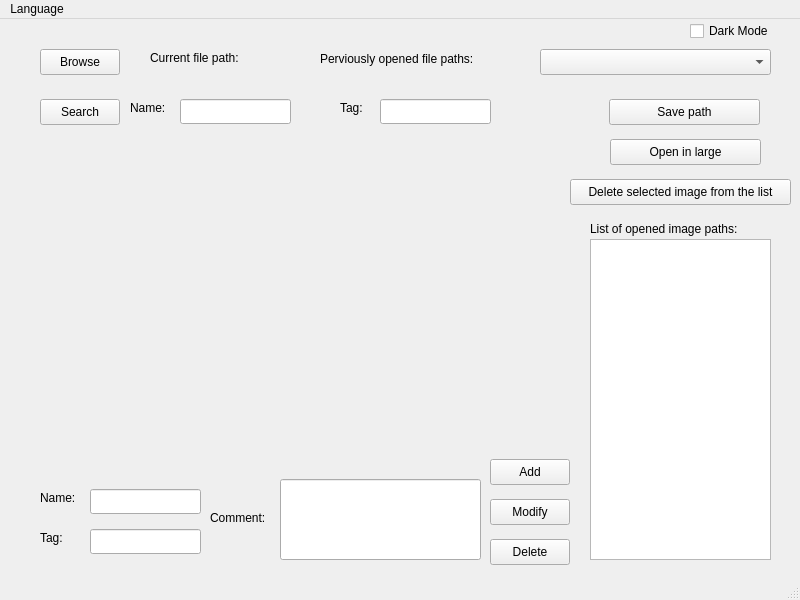
<?xml version="1.0" encoding="UTF-8"?>
<ui version="4.0">
 <class>MainWindow</class>
 <widget class="QMainWindow" name="MainWindow">
  <property name="geometry">
   <rect>
    <x>0</x>
    <y>0</y>
    <width>800</width>
    <height>600</height>
   </rect>
  </property>
  <property name="windowTitle">
   <string>MainWindow</string>
  </property>
  <widget class="QWidget" name="centralwidget">
   <widget class="QPushButton" name="browse_Button">
    <property name="geometry">
     <rect>
      <x>40</x>
      <y>30</y>
      <width>80</width>
      <height>26</height>
     </rect>
    </property>
    <property name="text">
     <string>Browse</string>
    </property>
   </widget>
   <widget class="QComboBox" name="pic_destination_Cbox">
    <property name="geometry">
     <rect>
      <x>540</x>
      <y>30</y>
      <width>231</width>
      <height>26</height>
     </rect>
    </property>
   </widget>
   <widget class="QLabel" name="Image">
    <property name="geometry">
     <rect>
      <x>40</x>
      <y>130</y>
      <width>481</width>
      <height>311</height>
     </rect>
    </property>
    <property name="contextMenuPolicy">
     <enum>Qt::CustomContextMenu</enum>
    </property>
    <property name="autoFillBackground">
     <bool>false</bool>
    </property>
    <property name="text">
     <string/>
    </property>
   </widget>
   <widget class="QLabel" name="filePathsLabel">
    <property name="geometry">
     <rect>
      <x>320</x>
      <y>30</y>
      <width>241</width>
      <height>20</height>
     </rect>
    </property>
    <property name="text">
     <string>Perviously opened file paths:</string>
    </property>
   </widget>
   <widget class="QLabel" name="crFilePathLabel">
    <property name="geometry">
     <rect>
      <x>150</x>
      <y>30</y>
      <width>141</width>
      <height>18</height>
     </rect>
    </property>
    <property name="text">
     <string>Current file path:</string>
    </property>
   </widget>
   <widget class="QLabel" name="cr_file_destination">
    <property name="geometry">
     <rect>
      <x>150</x>
      <y>60</y>
      <width>621</width>
      <height>18</height>
     </rect>
    </property>
    <property name="text">
     <string/>
    </property>
   </widget>
   <widget class="QTextEdit" name="paths_textEdit">
    <property name="geometry">
     <rect>
      <x>590</x>
      <y>220</y>
      <width>181</width>
      <height>321</height>
     </rect>
    </property>
   </widget>
   <widget class="QLabel" name="listImagePathLabel">
    <property name="geometry">
     <rect>
      <x>590</x>
      <y>200</y>
      <width>191</width>
      <height>20</height>
     </rect>
    </property>
    <property name="text">
     <string>List of opened image paths:</string>
    </property>
   </widget>
   <widget class="QPushButton" name="deleteButton">
    <property name="geometry">
     <rect>
      <x>570</x>
      <y>160</y>
      <width>221</width>
      <height>26</height>
     </rect>
    </property>
    <property name="text">
     <string>Delete selected image from the list</string>
    </property>
   </widget>
   <widget class="QPushButton" name="largeButton">
    <property name="geometry">
     <rect>
      <x>610</x>
      <y>120</y>
      <width>151</width>
      <height>26</height>
     </rect>
    </property>
    <property name="text">
     <string>Open in large</string>
    </property>
   </widget>
   <widget class="QPushButton" name="saveButton">
    <property name="geometry">
     <rect>
      <x>609</x>
      <y>80</y>
      <width>151</width>
      <height>26</height>
     </rect>
    </property>
    <property name="text">
     <string>Save path</string>
    </property>
   </widget>
   <widget class="QLabel" name="nameLabel">
    <property name="geometry">
     <rect>
      <x>40</x>
      <y>470</y>
      <width>54</width>
      <height>18</height>
     </rect>
    </property>
    <property name="text">
     <string>Name:</string>
    </property>
   </widget>
   <widget class="QLabel" name="tagLabel">
    <property name="geometry">
     <rect>
      <x>40</x>
      <y>510</y>
      <width>54</width>
      <height>18</height>
     </rect>
    </property>
    <property name="text">
     <string>Tag:</string>
    </property>
   </widget>
   <widget class="QLineEdit" name="nameEdit">
    <property name="geometry">
     <rect>
      <x>90</x>
      <y>470</y>
      <width>111</width>
      <height>25</height>
     </rect>
    </property>
   </widget>
   <widget class="QLineEdit" name="tagEdit">
    <property name="geometry">
     <rect>
      <x>90</x>
      <y>510</y>
      <width>111</width>
      <height>25</height>
     </rect>
    </property>
   </widget>
   <widget class="QLineEdit" name="commentEdit">
    <property name="geometry">
     <rect>
      <x>280</x>
      <y>460</y>
      <width>201</width>
      <height>81</height>
     </rect>
    </property>
   </widget>
   <widget class="QLineEdit" name="nameSearch">
    <property name="geometry">
     <rect>
      <x>180</x>
      <y>80</y>
      <width>111</width>
      <height>25</height>
     </rect>
    </property>
   </widget>
   <widget class="QLabel" name="searchNameLabel">
    <property name="geometry">
     <rect>
      <x>130</x>
      <y>80</y>
      <width>54</width>
      <height>18</height>
     </rect>
    </property>
    <property name="text">
     <string>Name:</string>
    </property>
   </widget>
   <widget class="QLineEdit" name="tagSearch">
    <property name="geometry">
     <rect>
      <x>380</x>
      <y>80</y>
      <width>111</width>
      <height>25</height>
     </rect>
    </property>
   </widget>
   <widget class="QLabel" name="searchTagLabel">
    <property name="geometry">
     <rect>
      <x>340</x>
      <y>80</y>
      <width>54</width>
      <height>18</height>
     </rect>
    </property>
    <property name="text">
     <string>Tag:</string>
    </property>
   </widget>
   <widget class="QLabel" name="commentLabel">
    <property name="geometry">
     <rect>
      <x>210</x>
      <y>490</y>
      <width>71</width>
      <height>18</height>
     </rect>
    </property>
    <property name="text">
     <string>Comment:</string>
    </property>
   </widget>
   <widget class="QPushButton" name="addButton">
    <property name="geometry">
     <rect>
      <x>490</x>
      <y>440</y>
      <width>80</width>
      <height>26</height>
     </rect>
    </property>
    <property name="text">
     <string>Add</string>
    </property>
   </widget>
   <widget class="QPushButton" name="modifyButton">
    <property name="geometry">
     <rect>
      <x>490</x>
      <y>480</y>
      <width>80</width>
      <height>26</height>
     </rect>
    </property>
    <property name="text">
     <string>Modify</string>
    </property>
   </widget>
   <widget class="QPushButton" name="deleteButton_2">
    <property name="geometry">
     <rect>
      <x>490</x>
      <y>520</y>
      <width>80</width>
      <height>26</height>
     </rect>
    </property>
    <property name="text">
     <string>Delete</string>
    </property>
   </widget>
   <widget class="QPushButton" name="searchButton">
    <property name="geometry">
     <rect>
      <x>40</x>
      <y>80</y>
      <width>80</width>
      <height>26</height>
     </rect>
    </property>
    <property name="text">
     <string>Search</string>
    </property>
   </widget>
   <widget class="QCheckBox" name="darkMode">
    <property name="geometry">
     <rect>
      <x>690</x>
      <y>0</y>
      <width>101</width>
      <height>24</height>
     </rect>
    </property>
    <property name="text">
     <string>Dark Mode</string>
    </property>
   </widget>
  </widget>
  <widget class="QStatusBar" name="statusbar"/>
  <widget class="QMenuBar" name="menubar">
   <property name="geometry">
    <rect>
     <x>0</x>
     <y>0</y>
     <width>800</width>
     <height>23</height>
    </rect>
   </property>
   <widget class="QMenu" name="menuMain_Window">
    <property name="title">
     <string>Language</string>
    </property>
    <addaction name="actionEnglish"/>
    <addaction name="actionHungarian"/>
   </widget>
   <addaction name="menuMain_Window"/>
  </widget>
  <action name="actionFile">
   <property name="text">
    <string>File</string>
   </property>
  </action>
  <action name="actionEnglish">
   <property name="text">
    <string>English</string>
   </property>
  </action>
  <action name="actionHungarian">
   <property name="text">
    <string>Hungarian</string>
   </property>
  </action>
 </widget>
 <resources/>
 <connections/>
</ui>
